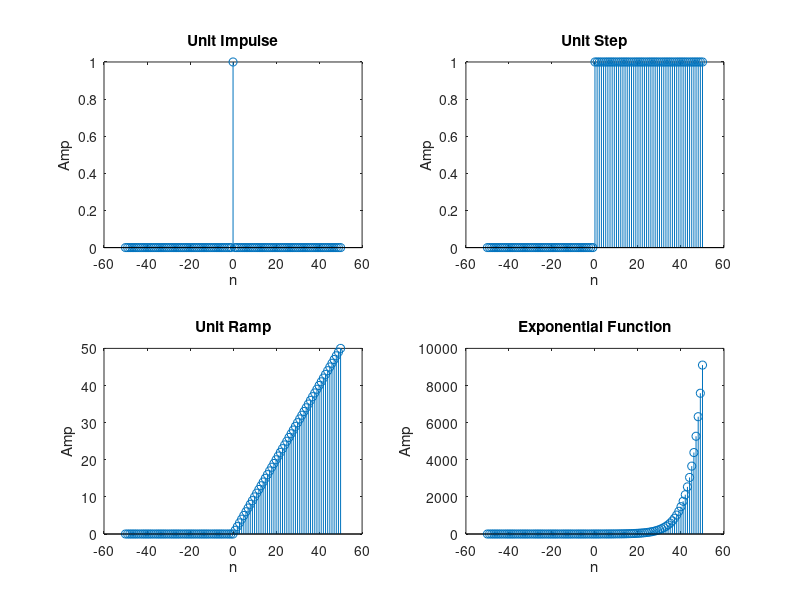

MATLAB code to generate this figure:
%Engineer: Sat Patel 

%Plotting basic functions such as Unit Impulse, Unit Step, Unit Ramp and
%Exponential Signals 

t = -50:1:50 ; 

%Impulse
impulse = zeros(1,101) ; 
impulse(1,51) = 1 ; 
subplot(2,2,1) ; 
stem(t,impulse) ; 
xlabel('n') ; 
ylabel('Amp') ; 
title('Unit Impulse') ; 

%Step Function 
step = zeros(1,101) ; 
step(1, 51:101) = 1 ; 
subplot(2,2,2) ; 
stem(t, step) ; 
xlabel('n') ; 
ylabel('Amp') ; 
title('Unit Step') ; 

%Unit Ramp Function 
ramp = zeros(1,101) ; 
ramp(1,52:101) = t(1,52:101) ; 
subplot(2,2,3) ; 
stem(t, ramp) ; 
xlabel('n') ; 
ylabel('Amp') ; 
title('Unit Ramp') ; 

%Exponential Functions 
a = 1.2; 
expo = a.^t ; 
subplot(2,2,4) ; 
stem(t, expo) ; 
xlabel('n') ; 
ylabel('Amp') ; 
title('Exponential Function') ; 


